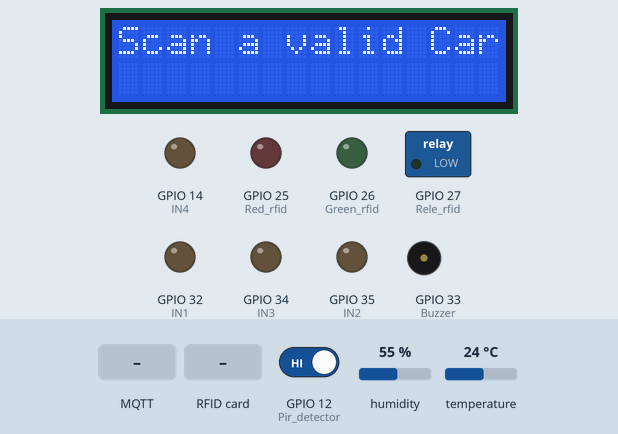
The sketch below on a simulated ESP32. Parts: 16×2 character LCD, switched loads named in the sketch (green lamp = pin HIGH), output pins drawn as LEDs (lit = HIGH), buzzer (waves = sounding, pin HIGH). Inputs (shaded band) come from the test bench; at power-on: humidity 55 %, temperature 24 °C, GPIO 12 (Pir_detector) HIGH. WiFi joins after 1.5 s; servers stay silent unless stated; no MQTT or app messages arrive unless stated; what the sketch prints to the serial monitor is not drawn.

Above: at 1.7 s.
2.9 s: MQTT message "1" arrives on the second subscribed topic
At 10.1 s:
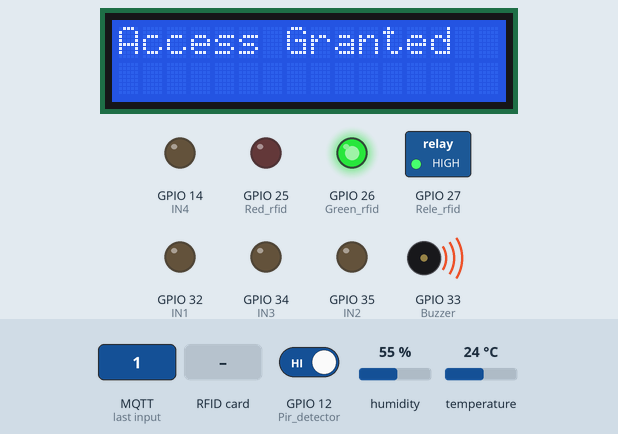
16.4 s: MQTT message "on" arrives on the second subscribed topic
At 20.0 s:
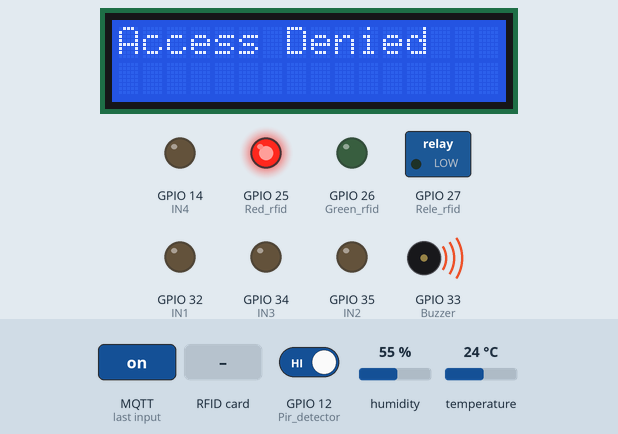
20.5 s: RFID card C4 AB C4 22 held to the reader
At 25.8 s:
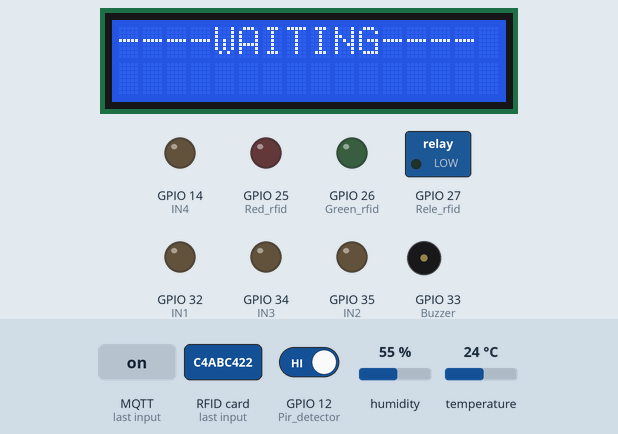
27.5 s: humidity set to 22 %
At 36.1 s:
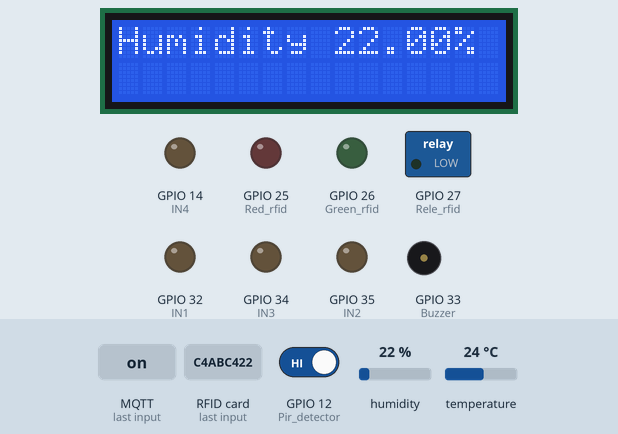
38.6 s: temperature set to 12 °C
At 42.4 s:
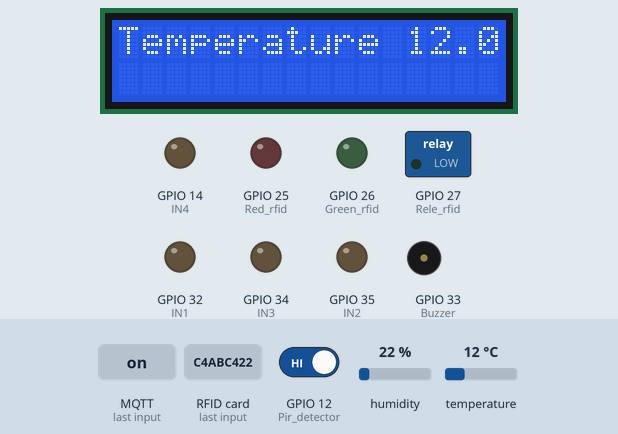
44.8 s: GPIO 12 (Pir_detector) driven LOW
Timing chart, 0 to 47.8 s (numbered marks = the images above; inputs shaded):
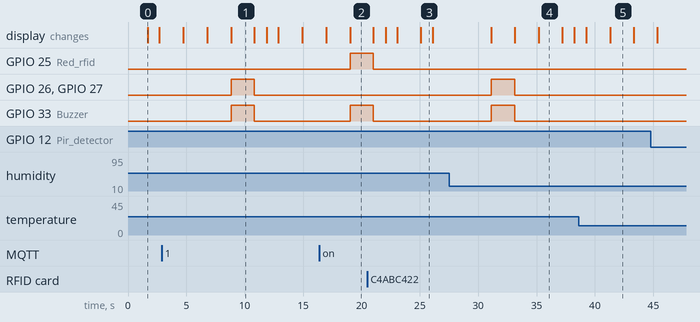

The sketch:

ESP_32_ALEIX.ino
```cpp
// TO.DO
// Cables schema
// Read interact
// Send data

// Importing libraries
#include <LiquidCrystal_I2C.h>
#include <SPI.h>
#include <MFRC522.h>
#include <DHT.h>
#include <WiFi.h>
#include <PubSubClient.h>

// Define Sensors
#define SS_PIN 5
#define RST_PIN 2
#define Green_rfid 26
#define Red_rfid 25
#define Buzzer 33
#define Rele_rfid 27
#define Pir_detector 12
#define DHTPIN 4
#define IN1 32
#define IN2 35
#define IN3 34
#define IN4 14

// MQTT Configuration
const char* ssid = "Bepes";
const char* password = "aleix1234567890";
const char* mqttServer = "172.20.10.5";
const int mqttPort = 1888;
const char* mqttUser = "public";
const char* mqttPassword = "public";

// Define variables
int lcdColumns = 16;
int lcdRows = 2;
int warm_up; // For PIR sensor
byte LecturaUID[4];
byte Usuario1[4]= {0xC4, 0xAB, 0xC4, 0x22}; // User card 1

// DHT Configuration
#define DHTTYPE DHT11
DHT dht(DHTPIN, DHTTYPE);

// Declaring LCD (lcd)
LiquidCrystal_I2C lcd(0x27, lcdColumns, lcdRows);

// Declaring RFID (rfid)
MFRC522 rfid(SS_PIN, RST_PIN);
String rfidCard;

// Client setup
WiFiClient espClient;
PubSubClient client(espClient);
bool accesState = false;

// Callback function to read information
volatile int doorlockState = -1;

void callback(char* topic, byte* payload, unsigned int length) {
Serial.print("Message received on topic: ");
  Serial.println(topic);

  Serial.print("Payload: ");
  for (int i = 0; i < length; i++) {
    Serial.print((char)payload[i]);
    Serial.print(" "); // Print a space for clarity
    Serial.println(payload[i]); // Print the byte value
  }

  Serial.print("Length: ");
  Serial.println(length);

  // Reset doorlockState before checking payload
  doorlockState = -1;

  for (int i = 0; i < length; i++) {
    if ((char)payload[i] == '1') {
      doorlockState = 1; // Set doorlockState to 1 when payload is '1'
      break;
    } else if ((char)payload[i] == '0') {
      doorlockState = 0; // Set doorlockState to 0 when payload is '0'
      break;
    }
  }


  String messageTemp;
  for (int i = 0; i < length; i++){
    messageTemp += (char)payload[i];
  }
  Serial.print(messageTemp);
  if (strcmp(topic,"actuators/door_unlock/1") == 0){
    if (messageTemp == "1") {
        guaranteedAccess();
    }
    else{
      deniedAccess();
    }
  }

  Serial.println();
}

void setup(){
  // Define Outputs
  pinMode(Green_rfid, OUTPUT);
  pinMode(Red_rfid, OUTPUT);
  pinMode(Buzzer, OUTPUT);
  pinMode(Rele_rfid, OUTPUT);
  pinMode(IN1, OUTPUT);
  pinMode(IN2, OUTPUT);
  pinMode(IN3, OUTPUT);
  pinMode(IN4, OUTPUT);

  // Define Inputs
  pinMode(Pir_detector, INPUT);

  Serial.begin(9600); // Open serial connection
  Serial.println(F("Starting the System!"));

  // LCD SETUP
  lcd.init();
  lcd.backlight();

  // RFID SETUP
  SPI.begin();
  rfid.PCD_Init();

  // DHT SETUP
  dht.begin();

  // MQTT SETUP
  WiFi.begin(ssid, password);
  Serial.println("Connecting to WiFi...");
  while (WiFi.status() != WL_CONNECTED) {
    delay(500);
    Serial.print(".");
  }

  Serial.println("Connected to WiFi network");
  client.setServer(mqttServer, mqttPort);
  client.setCallback(callback);

  // MQTT connection
  while (!client.connected()) {
    Serial.println("Connecting to MQTT...");
    if (client.connect("ESP32Client", mqttUser, mqttPassword )) {
      Serial.println("Connected to MQTT");
      client.subscribe("actuators/doorlock/1"); // Subscribe to the topic to receive data from the actuator
      client.subscribe("actuators/door_unlock/1"); // Subscribe to the topic to receive data from the actuator

    } else {
      Serial.print("Failed with state ");
      Serial.print(client.state());
      delay(2000);
    }
  }

  // Warm Up
  Serial.println("System warmed up!");
}

void requestCard(){
  lcd.setCursor(0, 0);
  lcd.print("Scan a valid Card");
  delay(1000);
  lcd.clear();
}

void sendDataToMQTT(){
  sendT();
  sendH();
}

void sendT(){
  float t = dht.readTemperature();
  if (!isnan(t)) {
    char str[16];
    sprintf(str, "%.2f", t);
    client.publish("sensors/temperature_sensor/1", str);
    Serial.println(str);
  }
}

void sendH(){
  float h = dht.readHumidity();
  if (!isnan(h)) {
    char str[16];
    sprintf(str, "%.2f", h);
    client.publish("sensors/humidity/1", str);
    Serial.println(str);
  }
}
void readT(){
  float t = dht.readTemperature();
  lcd.setCursor(0, 0);
  lcd.print("Temperature ");
  lcd.print(t);
  lcd.print("C");
  delay(2000);
  lcd.clear();
}

void readH(){
  float h = dht.readHumidity();
  lcd.setCursor(0, 0);
  lcd.print("Humidity ");
  lcd.print(h);
  lcd.print("%");
  delay(2000);
  lcd.clear();
}
void waitEntry(){
  lcd.setCursor(0, 0);
  lcd.print("Put a card");
  delay(2000);
  lcd.clear();
}

void guaranteedAccess(){
  lcd.setCursor(0, 0);
  lcd.print("Access Granted");
  digitalWrite(Green_rfid, HIGH);
  digitalWrite(Buzzer, HIGH);
  digitalWrite(Rele_rfid, HIGH);
  delay(2000);
  lcd.clear();
  digitalWrite(Buzzer, LOW);
  digitalWrite(Green_rfid, LOW);
  digitalWrite(Rele_rfid, LOW);
}

void deniedAccess(){
  lcd.setCursor(0, 0);
  lcd.print("Access Denied");
  digitalWrite(Buzzer, HIGH);
  digitalWrite(Red_rfid, HIGH);
  delay(2000);
  digitalWrite(Buzzer, LOW);
  lcd.clear();
  digitalWrite(Red_rfid, LOW);
}

void detectMotion(){
  client.loop();
  int pir_output;
  pir_output = digitalRead(Pir_detector);

  if (pir_output == LOW) {
    if (warm_up == 1) {
      Serial.println("Warming Up\n\n");
      warm_up = 0;
      delay(2000);
    }
    int noDetected = 0;
    char str[16];
    sprintf(str, "%d", noDetected);
    client.publish("sensors/pir/1", str);
    Serial.println(str);
    Serial.println("No object in sight\n\n");
    delay(1000);
  } else {
    int detected = 1;
    char str[16];
    sprintf(str, "%d", detected);
    client.publish("sensors/pir/1", str);
    Serial.println(str);
    Serial.println("Object detected\n\n");
    warm_up = 1;
    delay(1000);
  }
}
void sendCardToMQTT(String card) {
  client.publish("sensors/card_reader/1", card.c_str());
  Serial.println("RFID Card sent to MQTT: " + card);
}

String readRFID() {
  // Check if a card is present
  if (rfid.PICC_IsNewCardPresent() && rfid.PICC_ReadCardSerial()) {
    // Build the card ID as a string
    String cardID = "";
    for (byte i = 0; i < rfid.uid.size; i++) {
      if (rfid.uid.uidByte[i] < 0x10) {
        cardID += "0";
      }
      cardID += String(rfid.uid.uidByte[i], HEX);
    }
    return cardID;
  } else {
    return ""; // Return an empty string if no card is detected
  }
}
void waitingScreen(){
  lcd.setCursor(0, 0);
  lcd.print("----WAITING----");
  delay(1000);
  lcd.clear();
}

void checkCorrect(String card){
  sendCardToMQTT(card);
  waitingScreen();
  // Wait for the actuator response
  unsigned long startTime = millis();
  while ((millis() - startTime) < 5000) {
    client.loop();
    if (doorlockState != -1) {
      accesState = doorlockState == 1; // Asignar el valor de doorlockState a accesState
      return; // Salir del bucle una vez que se ha recibido una respuesta
    }
    delay(100); // Esperar 100 milisegundos antes de volver a verificar
  }
  // Si no se recibe respuesta después de 5 segundos, asumir que el acceso es denegado
  accesState = true;
}

void loop(){
  client.loop();
  requestCard();
  String card = readRFID();
  delay(2000);
  if (card != "") {
    checkCorrect(card); // Check if the card is correct

    if (accesState) {
      guaranteedAccess();
    } else {
      deniedAccess();
    }
  }
  readT();
  readH();
  detectMotion();
  sendDataToMQTT();
}
```

Measured:
- after the input at 2.9 s, GPIO 26 (Green_rfid), GPIO 27 (Rele_rfid), GPIO 33 (Buzzer): LOW → HIGH after 5.9 s, → LOW 2.0 s later; the display: first differs from a run without the input after 5.9 s (image 1)
- after the input at 16.4 s, GPIO 25 (Red_rfid), GPIO 33 (Buzzer): LOW → HIGH after 2.6 s; the display: first differs from a run without the input after 2.6 s (image 2)
- after the input at 20.5 s, the display: first differs from a run without the input after 4.6 s (image 3)
- what the display in image 0 shows lasts 1.0 s, from 1.7 s to 2.7 s
- what the display in image 1 shows lasts 2.0 s, from 8.8 s to 10.8 s
